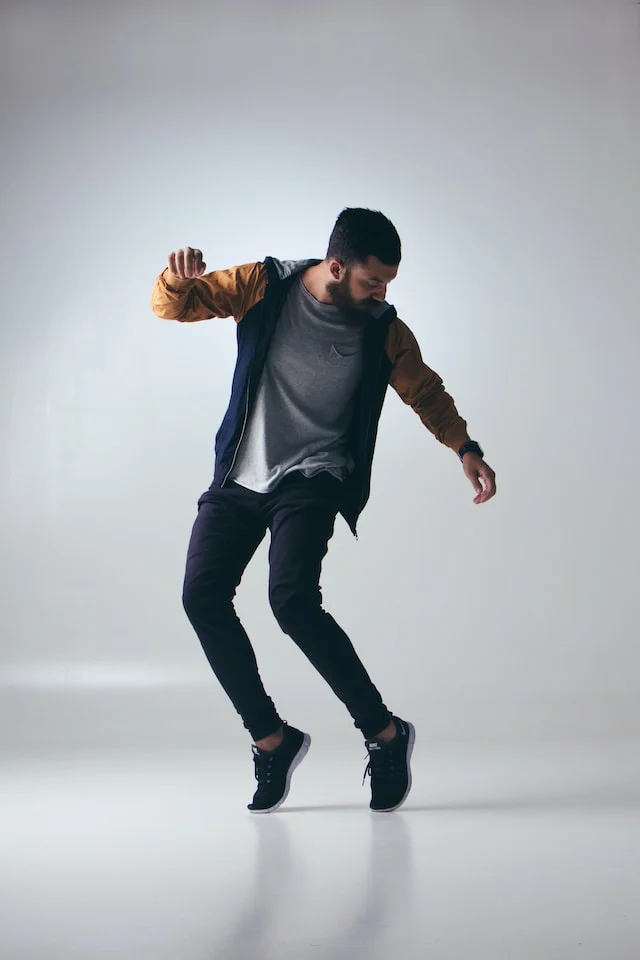
#> input picture examples/sample_person.png, 640 x 960 px, found by its file name
$ python generate_canny_edge.py
#> lines starting #> are read from the running program, lines starting #| are printed output that depends on the picture; after the words box and inside, x2 and y2 are one past the last pixel; in counts of white or black regions, pixels touching at a corner belong together
#!/opt/anaconda3/envs/ai-studio/bin/python
import cv2
from PIL import Image
import numpy as np
import os

# Ensure examples directory exists
os.makedirs("examples", exist_ok=True)

# Load a sample image
input_path = "examples/sample_person.png"
output_path = "examples/canny_edge_example.png"

if not os.path.exists(input_path):
    raise FileNotFoundError(f"Input image {input_path} not found. Please provide a sample image.")

img = cv2.imread(input_path)
#> img is the input picture: shape (960, 640, 3); mean B, G, R 180.1, 175.7, 171.1
if img is None:
    raise ValueError(f"Failed to load image from {input_path}.")

# Generate Canny edges
edges = cv2.Canny(img, 100, 200)
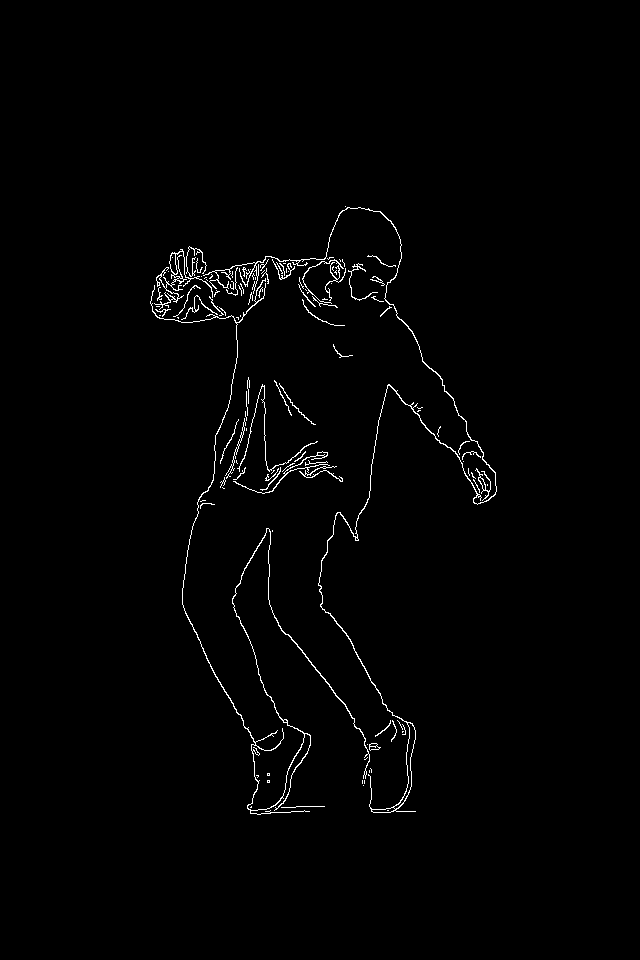
#> edges: shape (960, 640); 1.2% white in thin lines or dots, all inside (x1, y1, x2, y2) = (150, 206, 497, 815)
canny_img = Image.fromarray(edges).resize((512, 512))
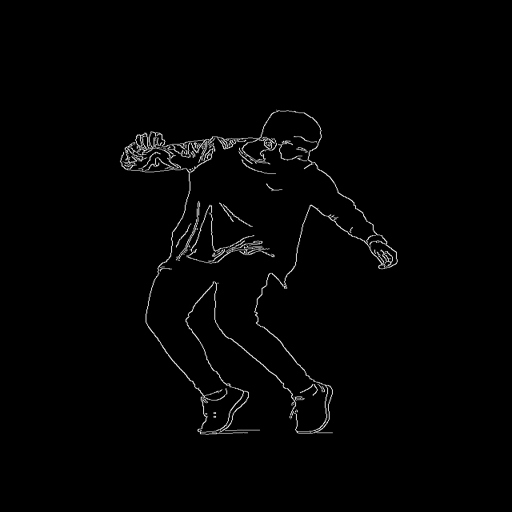
#> canny_img: PIL image 512x512 L; min 0, max 255, mean 3.2
canny_img.save(output_path)
print(f"Canny edge image saved to {output_path}")

$ run again, with examples/depth_map_example.png copied over examples/sample_person.png
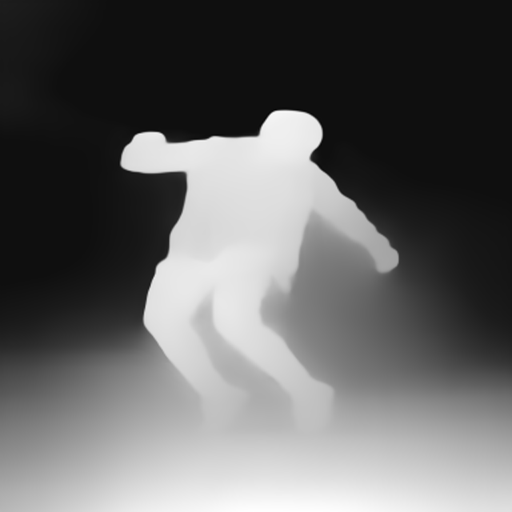
#> input picture examples/depth_map_example.png, 512 x 512 px, found by its file name
#> img is the input picture: shape (512, 512, 3); min 3, max 255, mean 99.2
#> `edges = cv2.Canny(img, 100, 200)`:
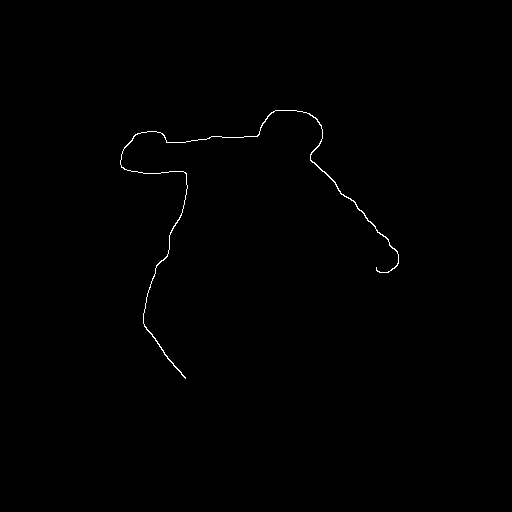
#> edges: shape (512, 512); 0.34% white in thin lines or dots, all inside (x1, y1, x2, y2) = (120, 110, 399, 379)

$ run again, with examples/hed_landscape.png copied over examples/sample_person.png
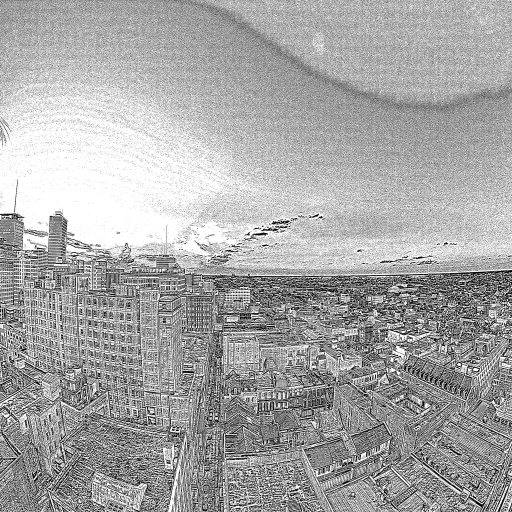
#> input picture examples/hed_landscape.png, 1024 x 1024 px, found by its file name (shown at 1/2 size)
#> img is the input picture: shape (1024, 1024, 3); min 0, max 255, mean 166.3
#> `edges = cv2.Canny(img, 100, 200)`:
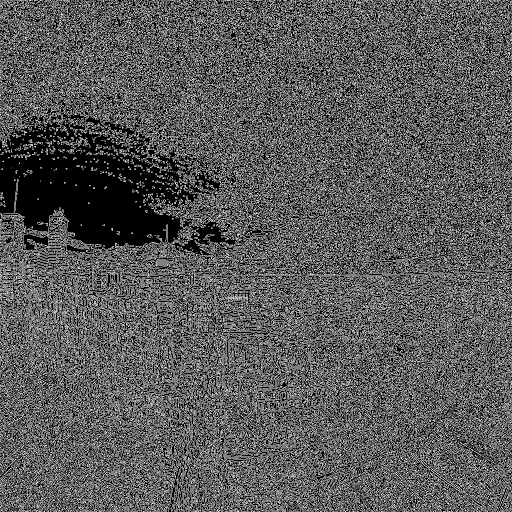
#> edges: shape (1024, 1024) (shown at 1/2 size); 35% white in thin lines or dots
#> `canny_img = Image.fromarray(edges).resize((512, 512))`:
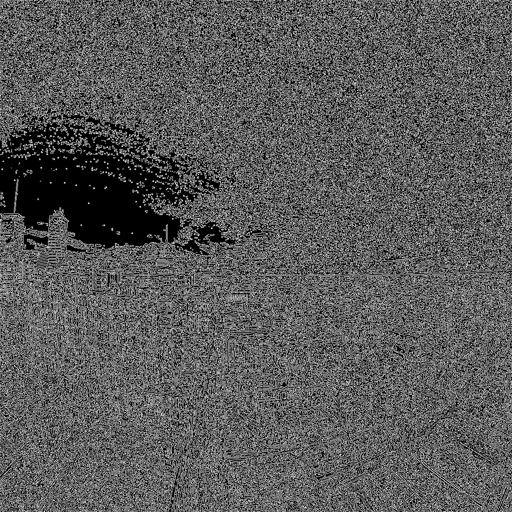
#> canny_img: PIL image 512x512 L; min 0, max 230, mean 90.2
